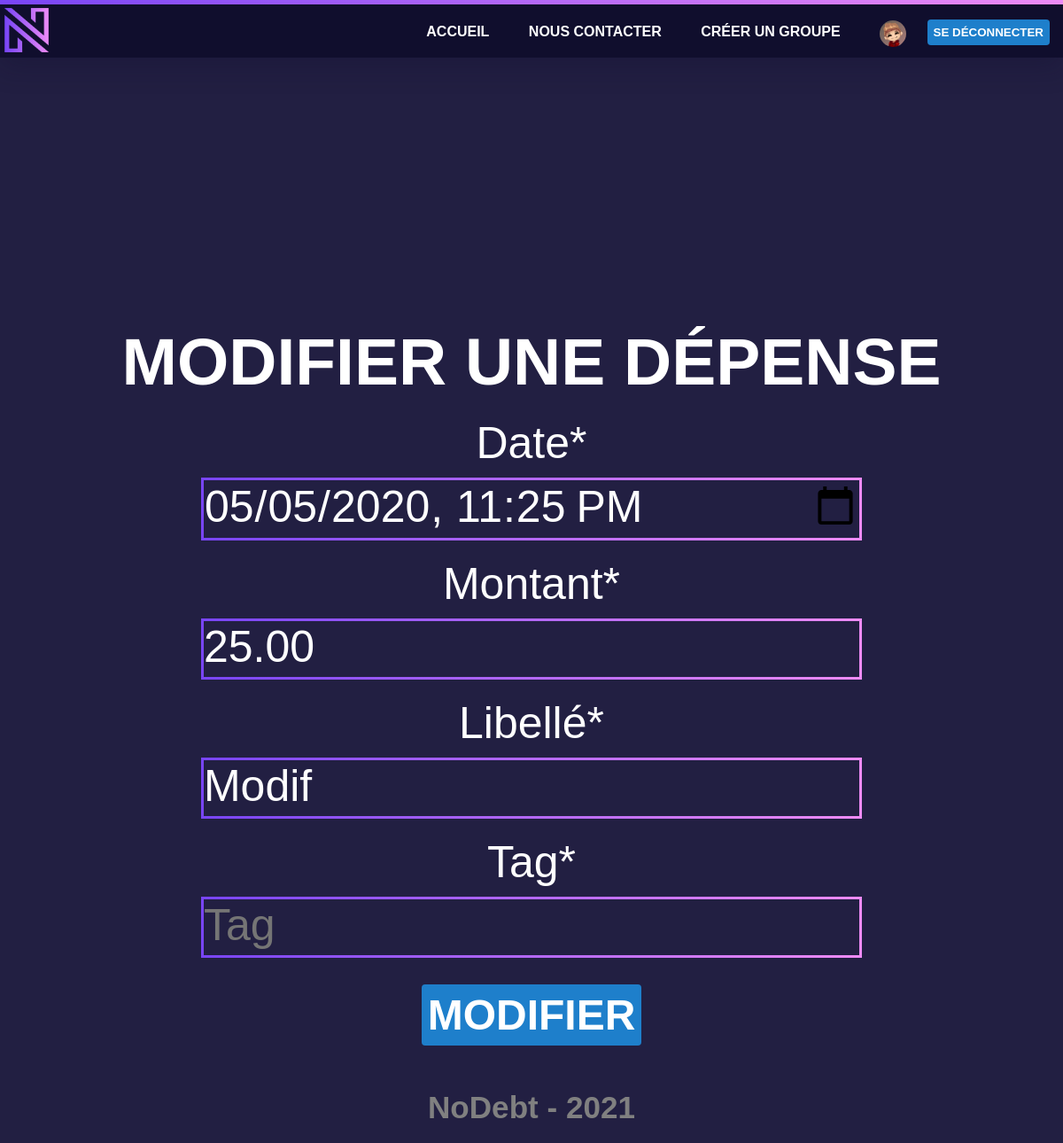
The app's page /modifierDepense.php?did=1 (signed in) with its own data.
### tables this page shows
CREATE TABLE `depense` (
  `did` int(11) NOT NULL,
  `dateHeure` datetime NOT NULL,
  `montant` decimal(15,2) NOT NULL,
  `libelle` varchar(50) NOT NULL,
  `uid` int(11) NOT NULL,
  `gid` int(11) NOT NULL
);

### inc/db_depense.inc.php (called while the page is built, shortened)
<?php
class DepenseRepository {
    function getDepenseByDid($did) {
        try {
            $message = "";
            $pdo = DBLink::connect2db(MYDB, $message);
            $stmt = $pdo->prepare("SELECT * FROM depense WHERE did = :did");
            $stmt->bindValue(":did", $did);
            if ($stmt->execute()) {
                $obj = $stmt->fetchObject("Depense\MyDepense");
            } else {
                $message .= "Erreur !";
            }
        } catch (Exception $e) {
            $message .= $e->getMessage() . '<br>';
        }
        return $obj;
    }
}
?>

### inc/checkConnexion5.php (called while the page is built, shortened)
<?php
require 'inc/db_depense.inc.php';
$dr = new DepenseRepository();
$did = $_GET['did'];
$depense = $dr->getDepenseByDid($did);
?>

### modifierDepense.php (the view, shortened to what this page needs)
<?php $statut='tout'; $nomPage='Modifier Dépense'; require 'inc/checkConnexion5.php'; require 'php/modifierDepense.inc.php'; require 'inc/header.inc.php'?>
        <main>
            <form class="inscription" method="post">
                <section class="labelInscription">
                    <h1>MODIFIER UNE DÉPENSE</h1>
                    <label for="dateHeure">Date*</label>
                    <input id="dateHeure" name="dateHeure" type="datetime-local" min="2016-06-07T00:00" autofocus required value="<?php if(isset($depense->dateHeure)){echo $depense->dateHeure;}?>">
                    <label for="montant">Montant*</label>
                    <input id="montant" name="montant" step="0.01" type="number" required placeholder="Montant" value="<?php if(isset($depense->montant)){echo $depense->montant;}?>">
                    <label for="nom">Libellé*</label>
                    <input id="nom" name="libelle" type="text" required placeholder="Libellé" value="<?php if(isset($depense->libelle)){echo $depense->libelle;}?>">
                    <label for="tag">Tag*</label>
                    <input id="tag" name="tag" type="text" required placeholder="Tag" value="<?php if(isset($newTag->tag)){echo $newTag->tag;}?>">
                </section>
                <section class="posBouton">
                    <button class="boutonPublier" name="submit" type="submit">Modifier</button>
                </section>
            </form>
        </main>
<?php require 'inc/footer.inc.php'?>

### css/style.css (style rules this page uses)
* { margin: 0; padding: 0; font-family: sans-serif }
body { background-color: #221f42; border: none }
form { border: none }
h1, h2, h4, p, label, .posInvit, .titleIndex h1 { color: #fff }
input, textarea, legend { font-size: 20px; background-color: #221f42; color: #fff }
button { text-transform: uppercase; transition: .2s }
.inscription { display: flex; flex-direction: column; align-items: center; margin: auto; padding-top: 6em }
h1 { display: flex; justify-content: center }
.labelInscription { display: flex; flex-direction: column }
.labelInscription label { display: block; padding-top: 20px; padding-bottom: 10px }
.labelInscription input, textarea { display: block; border: none; width: 100%; border-bottom: solid 1px; border-image: linear-gradient(90deg,#7945f7,#ee8bf7) 1; outline: 0; padding-bottom: 5px }
.posBouton { padding-top: 10px; padding-bottom: 10px }
.boutonPublier { background-color: #1E7FCB; font-weight: 600; color: #fff; border: none; border-radius: 4px; padding: 7px }
@media screen and (max-width: 1300px) { .inscription { display: flex; text-align: center; font-size: 50px } }
@media screen and (max-width: 1300px) { .inscription input, select, .labelInscription textarea { border-image: linear-gradient(90deg,#7945f7,#ee8bf7) 1; border-top: solid 3px; border-bottom: solid 3px; border-right: solid 3px; border-left: solid 3px; font-size: 50px; margin: auto; width: 80% } }
@media screen and (max-width: 1300px) { .inscription button { font-size: 48px; margin: 20px } }

### records on screen
depense: dateHeure "05/05/2020 23:25", montant "25.00", libelle "Modif"
